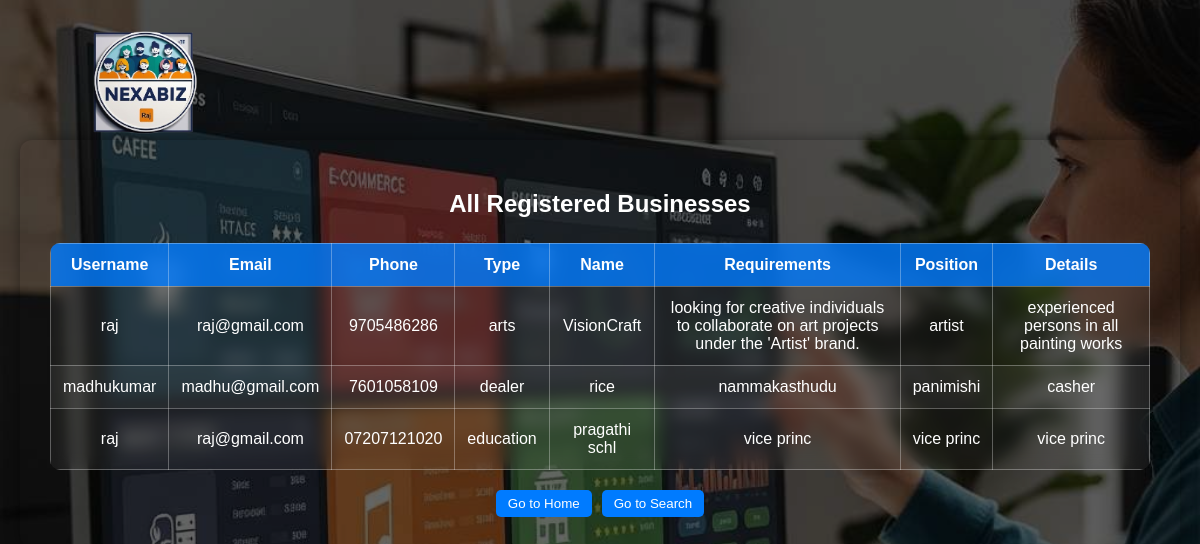
/all-businesses, run on an earlier commit of the app's database.
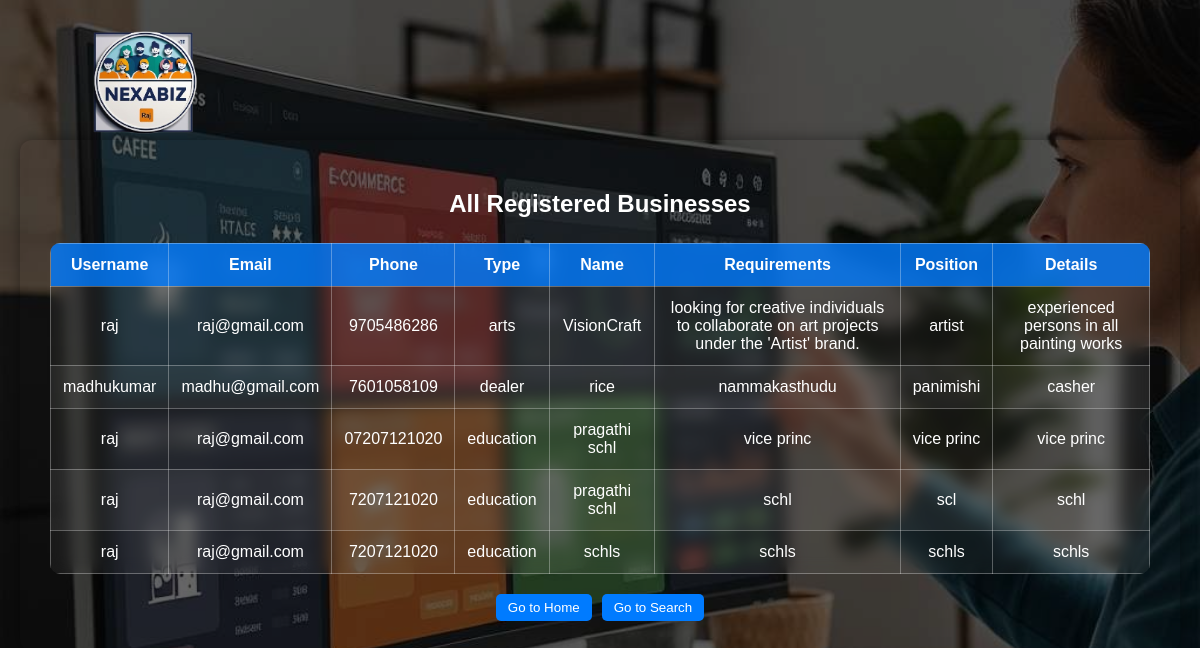
And on a later commit of the database.
### tables this page shows
CREATE TABLE businesses (
                id INTEGER PRIMARY KEY AUTOINCREMENT,
                username TEXT,
                email TEXT,
                phone_number TEXT,
                business_type TEXT,
                business_name TEXT,
                requirements TEXT,
                position TEXT,
                details TEXT
            );

### app.py (the view)
@app.route('/all-businesses')
def show_all_businesses():
    conn = sqlite3.connect('database.db')
    conn.row_factory = sqlite3.Row
    c = conn.cursor()
    c.execute('SELECT * FROM businesses')
    rows = c.fetchall()
    conn.close()
    businesses = [dict(row) for row in rows]
    return render_template('my_businesses.html', businesses=businesses, is_admin=session.get('is_admin', False))

### templates/my_businesses.html (shortened to what this page needs)
<!DOCTYPE html>
<html>
<head>
    <link rel="stylesheet" href="{{ url_for('static', filename='style.css') }}">
</head>
<body>
<div class="logo">
    <a href="{{ url_for('home') }}">
        <img src="{{ url_for('static', filename='logo.png') }}" alt="NexaBiz Logo">
    </a>
</div>
<div class="overlay">
    <div class="container">
        <h2>All Registered Businesses</h2>
        <table>
            <thead>
                <tr>
                    <th>Username</th>
                    <th>Email</th>
                    <th>Phone</th>
                    <th>Type</th>
                    <th>Name</th>
                    <th>Requirements</th>
                    <th>Position</th>
                    <th>Details</th>
                </tr>
            </thead>
            <tbody>
                {% for b in businesses %}
                <tr>
                    <td>{{ b.username }}</td>
                    <td>{{ b.email }}</td>
                    <td>{{ b.phone_number }}</td>
                    <td>{{ b.business_type }}</td>
                    <td>{{ b.business_name }}</td>
                    <td>{{ b.requirements }}</td>
                    <td>{{ b.position }}</td>
                    <td>{{ b.details }}</td>
                </tr>
                {% endfor %}
            </tbody>
        </table>
        <div class="actions">
            <a href="{{ url_for('home') }}"><button>Go to Home</button></a>
            <a href="{{ url_for('search') }}"><button>Go to Search</button></a>
        </div>
    </div>
</div>
</body>
</html>

### static/style.css (style rules this page uses)
body { font-family: Arial, sans-serif; margin: 0; padding: 0; background-size: cover; background-repeat: no-repeat; background-position: center; min-height: 100vh; color: #fff; }
.container { max-width: 600px; margin: auto; background-color: rgba(0, 0, 0, 0.65); padding: 30px; border-radius: 12px; margin-top: 100px; box-shadow: 0 0 15px rgba(0, 0, 0, 0.4); }
.logo { position: absolute; top: 20px; left: 20px; }
.logo img { width: 120px; height: auto; }
button { padding: 10px 20px; background-color: #28a745; color: white; border: none; border-radius: 6px; cursor: pointer; }

What changed in the data, as far as the page shows it:
added businesses: username "raj", email "raj@gmail.com", phone_number "7207121020", business_type "education", business_name "pragathi schl", requirements "schl", position "scl", details "schl"
added businesses: username "raj", email "raj@gmail.com", phone_number "7207121020", business_type "education", business_name "schls", requirements "schls", position "schls", details "schls"
